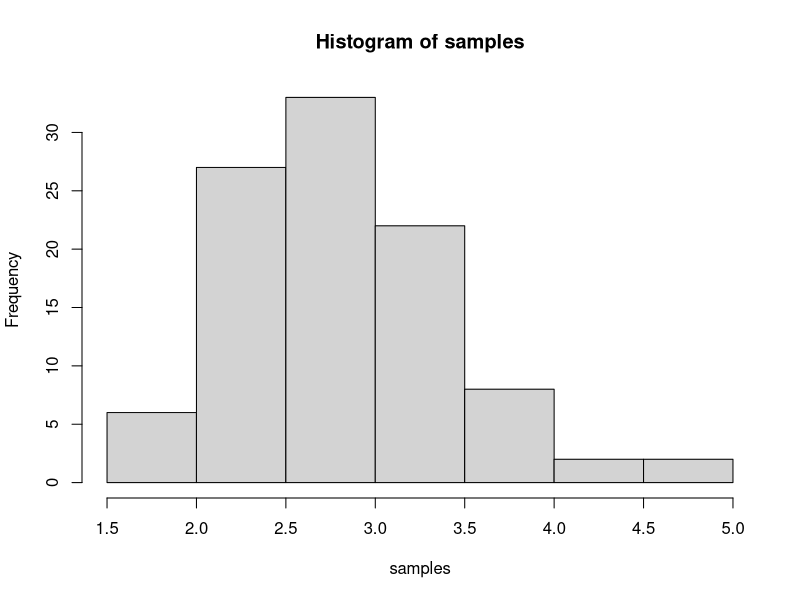
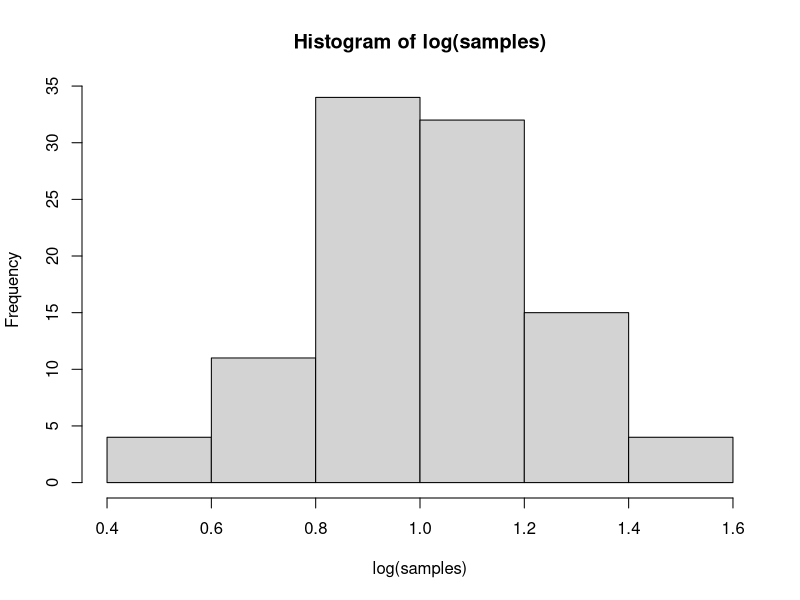

R code for these plots, in order:
## ---- chunk 1
knitr::opts_chunk$set(echo = TRUE)
## ---- chunk 2
samples <- rlnorm(100, meanlog = 1, sdlog = 0.25)
## ---- chunk 3
hist(samples)
hist(log(samples))
## ---- chunk 4
mean<-mean(samples)
variance<-var(samples)
